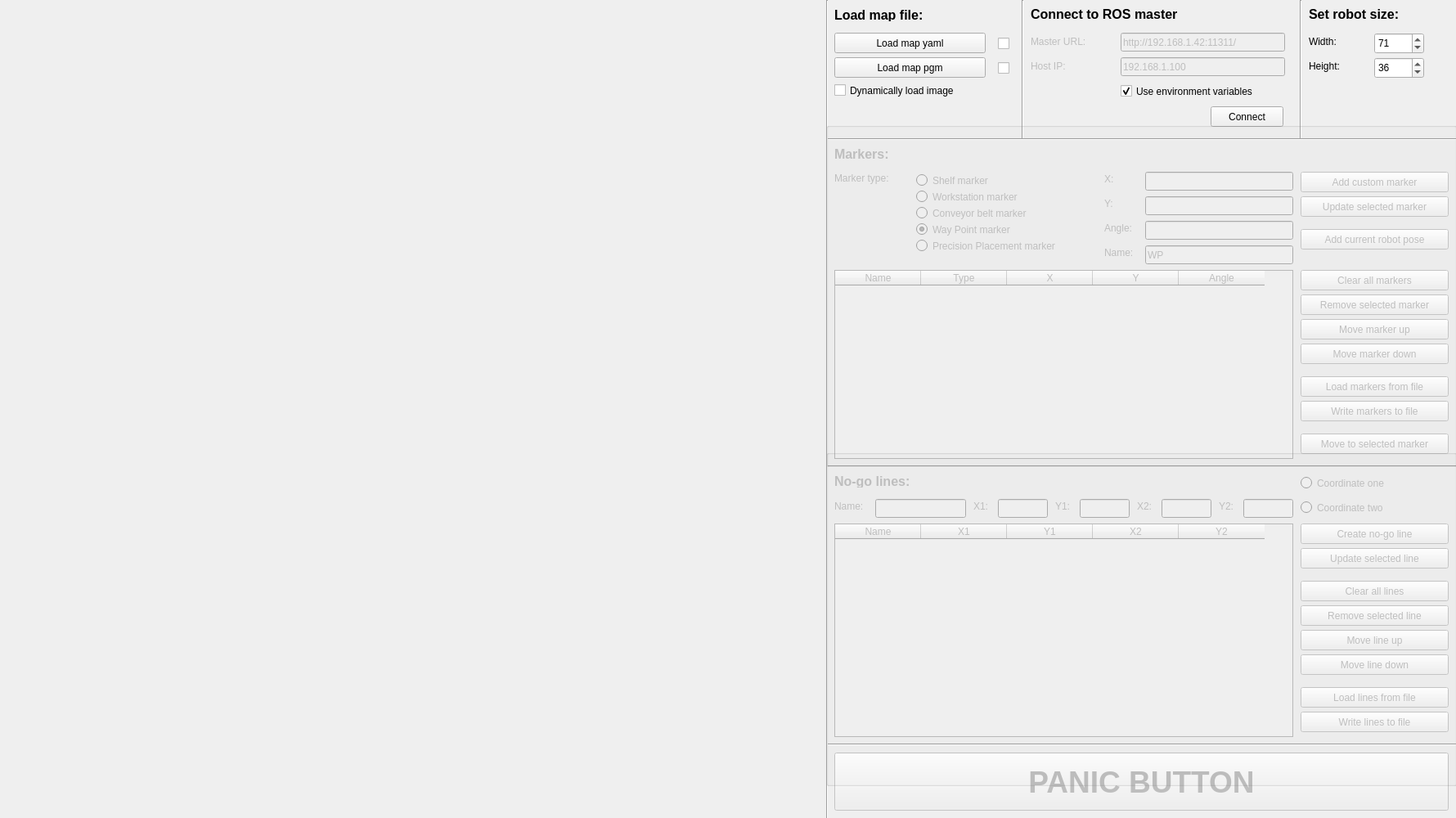
<?xml version="1.0" encoding="UTF-8"?>
<ui version="4.0">
 <class>MapMarker</class>
 <widget class="QMainWindow" name="MapMarker">
  <property name="geometry">
   <rect>
    <x>0</x>
    <y>0</y>
    <width>1780</width>
    <height>1000</height>
   </rect>
  </property>
  <property name="windowTitle">
   <string>MapMarker</string>
  </property>
  <widget class="QWidget" name="centralWidget">
   <widget class="QPushButton" name="btnLoadYaml">
    <property name="geometry">
     <rect>
      <x>1020</x>
      <y>40</y>
      <width>185</width>
      <height>25</height>
     </rect>
    </property>
    <property name="text">
     <string>Load map yaml</string>
    </property>
   </widget>
   <widget class="QPushButton" name="btnLoadMap">
    <property name="geometry">
     <rect>
      <x>1020</x>
      <y>70</y>
      <width>185</width>
      <height>25</height>
     </rect>
    </property>
    <property name="text">
     <string>Load map pgm</string>
    </property>
   </widget>
   <widget class="Line" name="lineV">
    <property name="geometry">
     <rect>
      <x>1001</x>
      <y>0</y>
      <width>20</width>
      <height>1001</height>
     </rect>
    </property>
    <property name="orientation">
     <enum>Qt::Vertical</enum>
    </property>
   </widget>
   <widget class="Line" name="lineH1">
    <property name="geometry">
     <rect>
      <x>1010</x>
      <y>560</y>
      <width>771</width>
      <height>20</height>
     </rect>
    </property>
    <property name="orientation">
     <enum>Qt::Horizontal</enum>
    </property>
   </widget>
   <widget class="QLabel" name="lblLoadMap">
    <property name="geometry">
     <rect>
      <x>1020</x>
      <y>10</y>
      <width>111</width>
      <height>16</height>
     </rect>
    </property>
    <property name="font">
     <font>
      <pointsize>12</pointsize>
      <weight>75</weight>
      <bold>true</bold>
     </font>
    </property>
    <property name="text">
     <string>Load map file:</string>
    </property>
   </widget>
   <widget class="Line" name="lineH2">
    <property name="geometry">
     <rect>
      <x>1010</x>
      <y>900</y>
      <width>771</width>
      <height>20</height>
     </rect>
    </property>
    <property name="orientation">
     <enum>Qt::Horizontal</enum>
    </property>
   </widget>
   <widget class="QPushButton" name="btnPanic">
    <property name="enabled">
     <bool>false</bool>
    </property>
    <property name="geometry">
     <rect>
      <x>1020</x>
      <y>920</y>
      <width>751</width>
      <height>71</height>
     </rect>
    </property>
    <property name="font">
     <font>
      <pointsize>28</pointsize>
      <weight>75</weight>
      <bold>true</bold>
     </font>
    </property>
    <property name="text">
     <string>PANIC BUTTON</string>
    </property>
   </widget>
   <widget class="QLabel" name="lblRobotSize">
    <property name="geometry">
     <rect>
      <x>1600</x>
      <y>10</y>
      <width>180</width>
      <height>15</height>
     </rect>
    </property>
    <property name="font">
     <font>
      <pointsize>12</pointsize>
      <weight>75</weight>
      <bold>true</bold>
     </font>
    </property>
    <property name="text">
     <string>Set robot size:</string>
    </property>
   </widget>
   <widget class="QSpinBox" name="spinRobotWidth">
    <property name="geometry">
     <rect>
      <x>1680</x>
      <y>40</y>
      <width>61</width>
      <height>26</height>
     </rect>
    </property>
    <property name="maximum">
     <number>200</number>
    </property>
    <property name="value">
     <number>71</number>
    </property>
   </widget>
   <widget class="QLabel" name="lblRobotWidth">
    <property name="enabled">
     <bool>true</bool>
    </property>
    <property name="geometry">
     <rect>
      <x>1600</x>
      <y>42</y>
      <width>75</width>
      <height>18</height>
     </rect>
    </property>
    <property name="text">
     <string>Width:</string>
    </property>
   </widget>
   <widget class="QSpinBox" name="spinRobotHeight">
    <property name="geometry">
     <rect>
      <x>1680</x>
      <y>70</y>
      <width>61</width>
      <height>26</height>
     </rect>
    </property>
    <property name="maximum">
     <number>200</number>
    </property>
    <property name="value">
     <number>36</number>
    </property>
   </widget>
   <widget class="QLabel" name="lblRobotHeight">
    <property name="enabled">
     <bool>true</bool>
    </property>
    <property name="geometry">
     <rect>
      <x>1600</x>
      <y>72</y>
      <width>75</width>
      <height>18</height>
     </rect>
    </property>
    <property name="text">
     <string>Height:</string>
    </property>
   </widget>
   <widget class="QCheckBox" name="cbxImgMapYaml">
    <property name="geometry">
     <rect>
      <x>1220</x>
      <y>43</y>
      <width>16</width>
      <height>21</height>
     </rect>
    </property>
    <property name="text">
     <string/>
    </property>
    <property name="checkable">
     <bool>true</bool>
    </property>
   </widget>
   <widget class="QCheckBox" name="cbxImgMapPgm">
    <property name="geometry">
     <rect>
      <x>1220</x>
      <y>73</y>
      <width>16</width>
      <height>21</height>
     </rect>
    </property>
    <property name="text">
     <string/>
    </property>
    <property name="checkable">
     <bool>true</bool>
    </property>
   </widget>
   <widget class="QLineEdit" name="inpMaster">
    <property name="enabled">
     <bool>false</bool>
    </property>
    <property name="geometry">
     <rect>
      <x>1370</x>
      <y>40</y>
      <width>201</width>
      <height>23</height>
     </rect>
    </property>
    <property name="text">
     <string>http://192.168.1.42:11311/</string>
    </property>
   </widget>
   <widget class="QCheckBox" name="cbxEnvVars">
    <property name="geometry">
     <rect>
      <x>1370</x>
      <y>100</y>
      <width>201</width>
      <height>23</height>
     </rect>
    </property>
    <property name="text">
     <string>Use environment variables</string>
    </property>
    <property name="checked">
     <bool>true</bool>
    </property>
   </widget>
   <widget class="QLabel" name="lblMaster">
    <property name="enabled">
     <bool>false</bool>
    </property>
    <property name="geometry">
     <rect>
      <x>1260</x>
      <y>42</y>
      <width>91</width>
      <height>18</height>
     </rect>
    </property>
    <property name="text">
     <string>Master URL:</string>
    </property>
   </widget>
   <widget class="QLabel" name="lblHost">
    <property name="enabled">
     <bool>false</bool>
    </property>
    <property name="geometry">
     <rect>
      <x>1260</x>
      <y>72</y>
      <width>81</width>
      <height>18</height>
     </rect>
    </property>
    <property name="text">
     <string>Host IP:</string>
    </property>
   </widget>
   <widget class="QLabel" name="lblConnect">
    <property name="geometry">
     <rect>
      <x>1260</x>
      <y>10</y>
      <width>180</width>
      <height>15</height>
     </rect>
    </property>
    <property name="font">
     <font>
      <pointsize>12</pointsize>
      <weight>75</weight>
      <bold>true</bold>
     </font>
    </property>
    <property name="text">
     <string>Connect to ROS master:</string>
    </property>
   </widget>
   <widget class="QLineEdit" name="inpHost">
    <property name="enabled">
     <bool>false</bool>
    </property>
    <property name="geometry">
     <rect>
      <x>1370</x>
      <y>70</y>
      <width>201</width>
      <height>23</height>
     </rect>
    </property>
    <property name="text">
     <string>192.168.1.100</string>
    </property>
   </widget>
   <widget class="Line" name="lineH1_2">
    <property name="geometry">
     <rect>
      <x>1010</x>
      <y>160</y>
      <width>771</width>
      <height>20</height>
     </rect>
    </property>
    <property name="orientation">
     <enum>Qt::Horizontal</enum>
    </property>
   </widget>
   <widget class="QPushButton" name="btnConnect">
    <property name="geometry">
     <rect>
      <x>1480</x>
      <y>130</y>
      <width>89</width>
      <height>25</height>
     </rect>
    </property>
    <property name="text">
     <string>Connect</string>
    </property>
   </widget>
   <widget class="Line" name="lineV_2">
    <property name="geometry">
     <rect>
      <x>1240</x>
      <y>0</y>
      <width>20</width>
      <height>171</height>
     </rect>
    </property>
    <property name="orientation">
     <enum>Qt::Vertical</enum>
    </property>
   </widget>
   <widget class="Line" name="lineV_3">
    <property name="geometry">
     <rect>
      <x>1580</x>
      <y>0</y>
      <width>20</width>
      <height>171</height>
     </rect>
    </property>
    <property name="orientation">
     <enum>Qt::Vertical</enum>
    </property>
   </widget>
   <widget class="QCheckBox" name="cbxDynamicImage">
    <property name="geometry">
     <rect>
      <x>1020</x>
      <y>100</y>
      <width>171</width>
      <height>21</height>
     </rect>
    </property>
    <property name="text">
     <string>Dynamically load image</string>
    </property>
   </widget>
   <widget class="QGroupBox" name="gbxMarker">
    <property name="geometry">
     <rect>
      <x>1010</x>
      <y>150</y>
      <width>771</width>
      <height>421</height>
     </rect>
    </property>
    <property name="title">
     <string/>
    </property>
    <widget class="QLabel" name="lblMarkers">
     <property name="enabled">
      <bool>false</bool>
     </property>
     <property name="geometry">
      <rect>
       <x>10</x>
       <y>30</y>
       <width>71</width>
       <height>16</height>
      </rect>
     </property>
     <property name="font">
      <font>
       <pointsize>12</pointsize>
       <weight>75</weight>
       <bold>true</bold>
      </font>
     </property>
     <property name="text">
      <string>Markers:</string>
     </property>
    </widget>
    <widget class="QPushButton" name="btnMoveRobot">
     <property name="enabled">
      <bool>false</bool>
     </property>
     <property name="geometry">
      <rect>
       <x>580</x>
       <y>380</y>
       <width>181</width>
       <height>25</height>
      </rect>
     </property>
     <property name="text">
      <string>Move to selected marker</string>
     </property>
    </widget>
    <widget class="QLineEdit" name="inpCustomAngle">
     <property name="enabled">
      <bool>false</bool>
     </property>
     <property name="geometry">
      <rect>
       <x>390</x>
       <y>120</y>
       <width>181</width>
       <height>23</height>
      </rect>
     </property>
    </widget>
    <widget class="QPushButton" name="btnMoveMarkerDown">
     <property name="enabled">
      <bool>false</bool>
     </property>
     <property name="geometry">
      <rect>
       <x>580</x>
       <y>270</y>
       <width>181</width>
       <height>25</height>
      </rect>
     </property>
     <property name="text">
      <string>Move marker down</string>
     </property>
    </widget>
    <widget class="QLineEdit" name="inpCustomX">
     <property name="enabled">
      <bool>false</bool>
     </property>
     <property name="geometry">
      <rect>
       <x>390</x>
       <y>60</y>
       <width>181</width>
       <height>23</height>
      </rect>
     </property>
    </widget>
    <widget class="QLineEdit" name="inpCustomName">
     <property name="enabled">
      <bool>false</bool>
     </property>
     <property name="geometry">
      <rect>
       <x>390</x>
       <y>150</y>
       <width>181</width>
       <height>23</height>
      </rect>
     </property>
     <property name="text">
      <string>WP</string>
     </property>
    </widget>
    <widget class="QPushButton" name="btnUpdateMarker">
     <property name="enabled">
      <bool>false</bool>
     </property>
     <property name="geometry">
      <rect>
       <x>580</x>
       <y>90</y>
       <width>181</width>
       <height>25</height>
      </rect>
     </property>
     <property name="text">
      <string>Update selected marker</string>
     </property>
    </widget>
    <widget class="QPushButton" name="btnWriteMarkersYaml">
     <property name="enabled">
      <bool>false</bool>
     </property>
     <property name="geometry">
      <rect>
       <x>580</x>
       <y>340</y>
       <width>181</width>
       <height>25</height>
      </rect>
     </property>
     <property name="text">
      <string>Write markers to file</string>
     </property>
    </widget>
    <widget class="QLabel" name="lblXpos">
     <property name="enabled">
      <bool>false</bool>
     </property>
     <property name="geometry">
      <rect>
       <x>340</x>
       <y>60</y>
       <width>45</width>
       <height>18</height>
      </rect>
     </property>
     <property name="text">
      <string>X:</string>
     </property>
    </widget>
    <widget class="QPushButton" name="btnAddCurrentPose">
     <property name="enabled">
      <bool>false</bool>
     </property>
     <property name="geometry">
      <rect>
       <x>580</x>
       <y>130</y>
       <width>181</width>
       <height>25</height>
      </rect>
     </property>
     <property name="text">
      <string>Add current robot pose</string>
     </property>
    </widget>
    <widget class="QPushButton" name="btnAddCustomPose">
     <property name="enabled">
      <bool>false</bool>
     </property>
     <property name="geometry">
      <rect>
       <x>580</x>
       <y>60</y>
       <width>181</width>
       <height>25</height>
      </rect>
     </property>
     <property name="text">
      <string>Add custom marker</string>
     </property>
    </widget>
    <widget class="QRadioButton" name="radioWorkstation">
     <property name="enabled">
      <bool>false</bool>
     </property>
     <property name="geometry">
      <rect>
       <x>110</x>
       <y>80</y>
       <width>215</width>
       <height>21</height>
      </rect>
     </property>
     <property name="focusPolicy">
      <enum>Qt::NoFocus</enum>
     </property>
     <property name="text">
      <string>Workstation marker</string>
     </property>
     <property name="checked">
      <bool>false</bool>
     </property>
    </widget>
    <widget class="QPushButton" name="btnRemoveMarker">
     <property name="enabled">
      <bool>false</bool>
     </property>
     <property name="geometry">
      <rect>
       <x>580</x>
       <y>210</y>
       <width>181</width>
       <height>25</height>
      </rect>
     </property>
     <property name="text">
      <string>Remove selected marker</string>
     </property>
    </widget>
    <widget class="QPushButton" name="btnClearAllMarkers">
     <property name="enabled">
      <bool>false</bool>
     </property>
     <property name="geometry">
      <rect>
       <x>580</x>
       <y>180</y>
       <width>181</width>
       <height>25</height>
      </rect>
     </property>
     <property name="text">
      <string>Clear all markers</string>
     </property>
    </widget>
    <widget class="QTableWidget" name="tableMarkers">
     <property name="enabled">
      <bool>false</bool>
     </property>
     <property name="geometry">
      <rect>
       <x>10</x>
       <y>180</y>
       <width>561</width>
       <height>231</height>
      </rect>
     </property>
     <property name="rowCount">
      <number>0</number>
     </property>
     <attribute name="horizontalHeaderDefaultSectionSize">
      <number>105</number>
     </attribute>
     <column>
      <property name="text">
       <string>Name</string>
      </property>
     </column>
     <column>
      <property name="text">
       <string>Type</string>
      </property>
     </column>
     <column>
      <property name="text">
       <string>X</string>
      </property>
     </column>
     <column>
      <property name="text">
       <string>Y</string>
      </property>
     </column>
     <column>
      <property name="text">
       <string>Angle</string>
      </property>
     </column>
    </widget>
    <widget class="QLabel" name="lblName">
     <property name="enabled">
      <bool>false</bool>
     </property>
     <property name="geometry">
      <rect>
       <x>340</x>
       <y>150</y>
       <width>45</width>
       <height>18</height>
      </rect>
     </property>
     <property name="text">
      <string>Name:</string>
     </property>
    </widget>
    <widget class="QRadioButton" name="radioPrecision">
     <property name="enabled">
      <bool>false</bool>
     </property>
     <property name="geometry">
      <rect>
       <x>110</x>
       <y>140</y>
       <width>215</width>
       <height>21</height>
      </rect>
     </property>
     <property name="focusPolicy">
      <enum>Qt::NoFocus</enum>
     </property>
     <property name="text">
      <string>Precision Placement marker</string>
     </property>
     <property name="checked">
      <bool>false</bool>
     </property>
    </widget>
    <widget class="QRadioButton" name="radioConveyor">
     <property name="enabled">
      <bool>false</bool>
     </property>
     <property name="geometry">
      <rect>
       <x>110</x>
       <y>100</y>
       <width>215</width>
       <height>21</height>
      </rect>
     </property>
     <property name="focusPolicy">
      <enum>Qt::NoFocus</enum>
     </property>
     <property name="text">
      <string>Conveyor belt marker</string>
     </property>
     <property name="checked">
      <bool>false</bool>
     </property>
    </widget>
    <widget class="QLabel" name="lblAnglepos">
     <property name="enabled">
      <bool>false</bool>
     </property>
     <property name="geometry">
      <rect>
       <x>340</x>
       <y>120</y>
       <width>45</width>
       <height>18</height>
      </rect>
     </property>
     <property name="text">
      <string>Angle:</string>
     </property>
    </widget>
    <widget class="QRadioButton" name="radioShelf">
     <property name="enabled">
      <bool>false</bool>
     </property>
     <property name="geometry">
      <rect>
       <x>110</x>
       <y>60</y>
       <width>215</width>
       <height>21</height>
      </rect>
     </property>
     <property name="focusPolicy">
      <enum>Qt::NoFocus</enum>
     </property>
     <property name="text">
      <string>Shelf marker</string>
     </property>
    </widget>
    <widget class="QLabel" name="lblYpos">
     <property name="enabled">
      <bool>false</bool>
     </property>
     <property name="geometry">
      <rect>
       <x>340</x>
       <y>90</y>
       <width>45</width>
       <height>18</height>
      </rect>
     </property>
     <property name="text">
      <string>Y:</string>
     </property>
    </widget>
    <widget class="QLabel" name="lblMarkertype">
     <property name="enabled">
      <bool>false</bool>
     </property>
     <property name="geometry">
      <rect>
       <x>10</x>
       <y>60</y>
       <width>91</width>
       <height>16</height>
      </rect>
     </property>
     <property name="text">
      <string>Marker type:</string>
     </property>
    </widget>
    <widget class="QPushButton" name="btnMoveMarkerUp">
     <property name="enabled">
      <bool>false</bool>
     </property>
     <property name="geometry">
      <rect>
       <x>580</x>
       <y>240</y>
       <width>181</width>
       <height>25</height>
      </rect>
     </property>
     <property name="text">
      <string>Move marker up</string>
     </property>
    </widget>
    <widget class="QPushButton" name="btnLoadMarkersYaml">
     <property name="enabled">
      <bool>false</bool>
     </property>
     <property name="geometry">
      <rect>
       <x>580</x>
       <y>310</y>
       <width>181</width>
       <height>25</height>
      </rect>
     </property>
     <property name="text">
      <string>Load markers from file</string>
     </property>
    </widget>
    <widget class="QLineEdit" name="inpCustomY">
     <property name="enabled">
      <bool>false</bool>
     </property>
     <property name="geometry">
      <rect>
       <x>390</x>
       <y>90</y>
       <width>181</width>
       <height>23</height>
      </rect>
     </property>
    </widget>
    <widget class="QRadioButton" name="radioWaypoint">
     <property name="enabled">
      <bool>false</bool>
     </property>
     <property name="geometry">
      <rect>
       <x>110</x>
       <y>120</y>
       <width>215</width>
       <height>21</height>
      </rect>
     </property>
     <property name="focusPolicy">
      <enum>Qt::NoFocus</enum>
     </property>
     <property name="text">
      <string>Way Point marker</string>
     </property>
     <property name="checked">
      <bool>true</bool>
     </property>
    </widget>
    <zorder>radioShelf</zorder>
    <zorder>lblMarkers</zorder>
    <zorder>btnMoveRobot</zorder>
    <zorder>inpCustomAngle</zorder>
    <zorder>btnMoveMarkerDown</zorder>
    <zorder>inpCustomX</zorder>
    <zorder>inpCustomName</zorder>
    <zorder>btnUpdateMarker</zorder>
    <zorder>btnWriteMarkersYaml</zorder>
    <zorder>lblXpos</zorder>
    <zorder>btnAddCurrentPose</zorder>
    <zorder>btnAddCustomPose</zorder>
    <zorder>radioWorkstation</zorder>
    <zorder>btnRemoveMarker</zorder>
    <zorder>btnClearAllMarkers</zorder>
    <zorder>tableMarkers</zorder>
    <zorder>lblName</zorder>
    <zorder>radioPrecision</zorder>
    <zorder>radioConveyor</zorder>
    <zorder>lblAnglepos</zorder>
    <zorder>radioShelf</zorder>
    <zorder>lblYpos</zorder>
    <zorder>lblMarkertype</zorder>
    <zorder>btnMoveMarkerUp</zorder>
    <zorder>btnLoadMarkersYaml</zorder>
    <zorder>inpCustomY</zorder>
    <zorder>radioWaypoint</zorder>
   </widget>
   <widget class="QGroupBox" name="gbxNoGoLines">
    <property name="geometry">
     <rect>
      <x>1010</x>
      <y>550</y>
      <width>771</width>
      <height>411</height>
     </rect>
    </property>
    <property name="title">
     <string/>
    </property>
    <widget class="QPushButton" name="btnWriteLinesYaml">
     <property name="enabled">
      <bool>false</bool>
     </property>
     <property name="geometry">
      <rect>
       <x>580</x>
       <y>320</y>
       <width>181</width>
       <height>25</height>
      </rect>
     </property>
     <property name="text">
      <string>Write lines to file</string>
     </property>
    </widget>
    <widget class="QLineEdit" name="inpLineX1">
     <property name="enabled">
      <bool>false</bool>
     </property>
     <property name="geometry">
      <rect>
       <x>210</x>
       <y>60</y>
       <width>61</width>
       <height>23</height>
      </rect>
     </property>
    </widget>
    <widget class="QLabel" name="lblNogo">
     <property name="enabled">
      <bool>false</bool>
     </property>
     <property name="geometry">
      <rect>
       <x>10</x>
       <y>30</y>
       <width>101</width>
       <height>16</height>
      </rect>
     </property>
     <property name="font">
      <font>
       <pointsize>12</pointsize>
       <weight>75</weight>
       <bold>true</bold>
      </font>
     </property>
     <property name="text">
      <string>No-go lines:</string>
     </property>
    </widget>
    <widget class="QLineEdit" name="inpLineY1">
     <property name="enabled">
      <bool>false</bool>
     </property>
     <property name="geometry">
      <rect>
       <x>310</x>
       <y>60</y>
       <width>61</width>
       <height>23</height>
      </rect>
     </property>
    </widget>
    <widget class="QRadioButton" name="radioNoGoTwo">
     <property name="enabled">
      <bool>false</bool>
     </property>
     <property name="geometry">
      <rect>
       <x>580</x>
       <y>60</y>
       <width>111</width>
       <height>21</height>
      </rect>
     </property>
     <property name="text">
      <string>Coordinate two</string>
     </property>
    </widget>
    <widget class="QPushButton" name="btnNogoLine">
     <property name="enabled">
      <bool>false</bool>
     </property>
     <property name="geometry">
      <rect>
       <x>580</x>
       <y>90</y>
       <width>181</width>
       <height>25</height>
      </rect>
     </property>
     <property name="text">
      <string>Create no-go line</string>
     </property>
    </widget>
    <widget class="QPushButton" name="btnMoveLineUp">
     <property name="enabled">
      <bool>false</bool>
     </property>
     <property name="geometry">
      <rect>
       <x>580</x>
       <y>220</y>
       <width>181</width>
       <height>25</height>
      </rect>
     </property>
     <property name="text">
      <string>Move line up</string>
     </property>
    </widget>
    <widget class="QLineEdit" name="inpLineY2">
     <property name="enabled">
      <bool>false</bool>
     </property>
     <property name="geometry">
      <rect>
       <x>510</x>
       <y>60</y>
       <width>61</width>
       <height>23</height>
      </rect>
     </property>
    </widget>
    <widget class="QPushButton" name="btnMoveLineDown">
     <property name="enabled">
      <bool>false</bool>
     </property>
     <property name="geometry">
      <rect>
       <x>580</x>
       <y>250</y>
       <width>181</width>
       <height>25</height>
      </rect>
     </property>
     <property name="text">
      <string>Move line down</string>
     </property>
    </widget>
    <widget class="QPushButton" name="btnRemoveLine">
     <property name="enabled">
      <bool>false</bool>
     </property>
     <property name="geometry">
      <rect>
       <x>580</x>
       <y>190</y>
       <width>181</width>
       <height>25</height>
      </rect>
     </property>
     <property name="text">
      <string>Remove selected line</string>
     </property>
    </widget>
    <widget class="QPushButton" name="btnClearLine">
     <property name="enabled">
      <bool>false</bool>
     </property>
     <property name="geometry">
      <rect>
       <x>580</x>
       <y>160</y>
       <width>181</width>
       <height>25</height>
      </rect>
     </property>
     <property name="text">
      <string>Clear all lines</string>
     </property>
    </widget>
    <widget class="QLineEdit" name="inpLineX2">
     <property name="enabled">
      <bool>false</bool>
     </property>
     <property name="geometry">
      <rect>
       <x>410</x>
       <y>60</y>
       <width>61</width>
       <height>23</height>
      </rect>
     </property>
     <property name="text">
      <string/>
     </property>
    </widget>
    <widget class="QLabel" name="lblLineY2">
     <property name="enabled">
      <bool>false</bool>
     </property>
     <property name="geometry">
      <rect>
       <x>480</x>
       <y>60</y>
       <width>25</width>
       <height>18</height>
      </rect>
     </property>
     <property name="text">
      <string>Y2:</string>
     </property>
    </widget>
    <widget class="QPushButton" name="btnUpdateLine">
     <property name="enabled">
      <bool>false</bool>
     </property>
     <property name="geometry">
      <rect>
       <x>580</x>
       <y>120</y>
       <width>181</width>
       <height>25</height>
      </rect>
     </property>
     <property name="text">
      <string>Update selected line</string>
     </property>
    </widget>
    <widget class="QLabel" name="lblLineX2">
     <property name="enabled">
      <bool>false</bool>
     </property>
     <property name="geometry">
      <rect>
       <x>380</x>
       <y>60</y>
       <width>25</width>
       <height>18</height>
      </rect>
     </property>
     <property name="text">
      <string>X2:</string>
     </property>
    </widget>
    <widget class="QRadioButton" name="radioNoGoOne">
     <property name="enabled">
      <bool>false</bool>
     </property>
     <property name="geometry">
      <rect>
       <x>580</x>
       <y>30</y>
       <width>121</width>
       <height>21</height>
      </rect>
     </property>
     <property name="text">
      <string>Coordinate one</string>
     </property>
    </widget>
    <widget class="QLineEdit" name="inpLineName">
     <property name="enabled">
      <bool>false</bool>
     </property>
     <property name="geometry">
      <rect>
       <x>60</x>
       <y>60</y>
       <width>111</width>
       <height>23</height>
      </rect>
     </property>
    </widget>
    <widget class="QPushButton" name="btnLoadLinesYaml">
     <property name="enabled">
      <bool>false</bool>
     </property>
     <property name="geometry">
      <rect>
       <x>580</x>
       <y>290</y>
       <width>181</width>
       <height>25</height>
      </rect>
     </property>
     <property name="text">
      <string>Load lines from file</string>
     </property>
    </widget>
    <widget class="QTableWidget" name="tableLines">
     <property name="enabled">
      <bool>false</bool>
     </property>
     <property name="geometry">
      <rect>
       <x>10</x>
       <y>90</y>
       <width>561</width>
       <height>261</height>
      </rect>
     </property>
     <property name="rowCount">
      <number>0</number>
     </property>
     <attribute name="horizontalHeaderDefaultSectionSize">
      <number>105</number>
     </attribute>
     <column>
      <property name="text">
       <string>Name</string>
      </property>
     </column>
     <column>
      <property name="text">
       <string>X1</string>
      </property>
     </column>
     <column>
      <property name="text">
       <string>Y1</string>
      </property>
     </column>
     <column>
      <property name="text">
       <string>X2</string>
      </property>
     </column>
     <column>
      <property name="text">
       <string>Y2</string>
      </property>
     </column>
    </widget>
    <widget class="QLabel" name="lblLineName">
     <property name="enabled">
      <bool>false</bool>
     </property>
     <property name="geometry">
      <rect>
       <x>10</x>
       <y>60</y>
       <width>45</width>
       <height>18</height>
      </rect>
     </property>
     <property name="text">
      <string>Name:</string>
     </property>
    </widget>
    <widget class="QLabel" name="lblLineX1">
     <property name="enabled">
      <bool>false</bool>
     </property>
     <property name="geometry">
      <rect>
       <x>180</x>
       <y>60</y>
       <width>25</width>
       <height>18</height>
      </rect>
     </property>
     <property name="text">
      <string>X1:</string>
     </property>
    </widget>
    <widget class="QLabel" name="lblLineY1">
     <property name="enabled">
      <bool>false</bool>
     </property>
     <property name="geometry">
      <rect>
       <x>280</x>
       <y>60</y>
       <width>25</width>
       <height>18</height>
      </rect>
     </property>
     <property name="text">
      <string>Y1:</string>
     </property>
    </widget>
   </widget>
   <zorder>lblConnect</zorder>
   <zorder>btnLoadYaml</zorder>
   <zorder>btnLoadMap</zorder>
   <zorder>lineH1</zorder>
   <zorder>lblLoadMap</zorder>
   <zorder>lineH2</zorder>
   <zorder>btnPanic</zorder>
   <zorder>lblRobotSize</zorder>
   <zorder>spinRobotWidth</zorder>
   <zorder>lblRobotWidth</zorder>
   <zorder>spinRobotHeight</zorder>
   <zorder>lblRobotHeight</zorder>
   <zorder>cbxImgMapYaml</zorder>
   <zorder>cbxImgMapPgm</zorder>
   <zorder>inpMaster</zorder>
   <zorder>cbxEnvVars</zorder>
   <zorder>lblMaster</zorder>
   <zorder>lblHost</zorder>
   <zorder>inpHost</zorder>
   <zorder>btnConnect</zorder>
   <zorder>lineV_2</zorder>
   <zorder>lineV_3</zorder>
   <zorder>lineH1_2</zorder>
   <zorder>lineV</zorder>
   <zorder>cbxDynamicImage</zorder>
   <zorder>gbxMarker</zorder>
   <zorder>gbxNoGoLines</zorder>
  </widget>
 </widget>
 <layoutdefault spacing="6" margin="11"/>
 <resources/>
 <connections/>
</ui>
